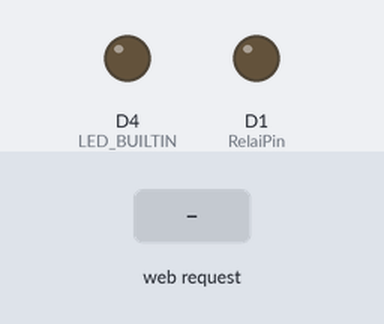
Bench run of a program on a simulated ESP8266 (NodeMCU). Parts: output pins drawn as LEDs (lit = HIGH, except the on-board LED, lit = LOW). The inputs (shaded band) are chosen by the test bench. WiFi joins after 1.5 s; servers stay silent unless stated; what the program prints to the serial monitor is not drawn.

Above: at 2.7 s.
2.8 s: HTTP request GET /hish2chai received
At 3.1 s:
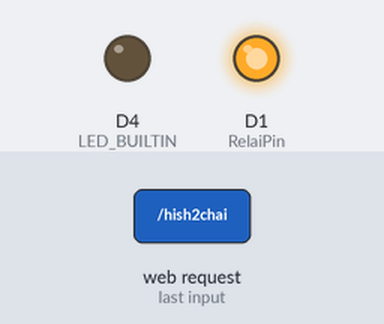
Timing chart, 0 to 5.8 s (numbered marks = the images above; inputs shaded):
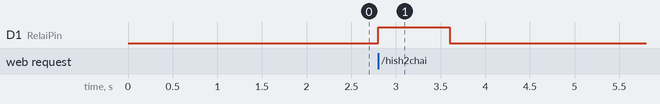

The program:

main.cpp
```cpp
/*
    This sketch demonstrates how to set up a simple HTTP-like server.
    The server will set a GPIO pin depending on the request
      http://server_ip/gpio/0 will set the GPIO2 low,
      http://server_ip/gpio/1 will set the GPIO2 high
    server_ip is the IP address of the ESP8266 module, will be
    printed to Serial when the module is connected.
*/

#include <ESP8266WiFi.h>
#define TriggerTime 800
#define RelaiPin D1
// #define DEBUG

const char *ssid = "MP_Flur";
const char *password = "";

// Create an instance of the server
// specify the port to listen on as an argument
WiFiServer server(80);

void setup()
{
  Serial.begin(115200);

  delay(10);

  // heardbeat LED setup
  pinMode(LED_BUILTIN, OUTPUT);
  digitalWrite(LED_BUILTIN, HIGH);
  pinMode(2, OUTPUT);
  digitalWrite(2, HIGH);

  // prepare GPIO2 - D4 output - ment as relai port
  pinMode(RelaiPin, OUTPUT);
  digitalWrite(RelaiPin, LOW);

  // Connect to WiFi network
  Serial.println();
  Serial.println();
  Serial.print("Connecting to ");
  Serial.println(ssid);

  WiFi.mode(WIFI_STA);
  WiFi.hostname("iot-doorbell");
  WiFi.begin(ssid, password);

  while (WiFi.status() != WL_CONNECTED)
  {
    delay(500);
    Serial.print(".");
  }
  Serial.println("");
  Serial.println("WiFi connected");

  // Start the server
  server.begin();
  Serial.println("Server started");

  // Print the IP address
  Serial.println(WiFi.localIP());
}

void loop()
{
  // Check if a client has connected
  WiFiClient client = server.available();
  if (!client)
  {
    return;
  }

// Wait until the client sends some data
#ifdef DEBUG
  Serial.println("new client");
#endif
  while (!client.available())
  {
    delay(1);
  }

  // Read the first line of the request
  String req = client.readStringUntil('\r');
#ifdef DEBUG
  Serial.println(req);
#endif
  client.flush();

  // Match the request
  int val;
  if (req.indexOf("/hish2chai") != -1)
  {
    val = 2;
  }
  else
  {
#ifdef DEBUG
    Serial.println("invalid request");
#endif
    client.stop();
    return;
  }

  String s = "HTTP/1.1 200 OK\r\nContent-Type: text/html\r\n\r\n<!DOCTYPE HTML>\r\n<html>\r\n";

  if (val == 2)
  {
    digitalWrite(RelaiPin, HIGH);
    delay(TriggerTime);
    digitalWrite(RelaiPin, LOW);

    client.flush();

    s += "Welcome home";
  }

  s += "</html>\n";
  client.print(s);
  delay(1);
#ifdef DEBUG
  Serial.println("Client disonnected");
#endif

  // The client will actually be disconnected
  // when the function returns and 'client' object is detroyed
  // digitalWrite(LED_BUILTIN, 1);
#ifdef DEBUG
  Serial.println(255.0 / (-1.0 * WiFi.RSSI() - 16));
#endif
  // analogWrite(LED_BUILTIN, 255 / (-1 * WiFi.RSSI()));
}
```

Measured:
- after the input at 2.8 s, D1 (RelaiPin): LOW → HIGH at once, → LOW 0.80 s later
